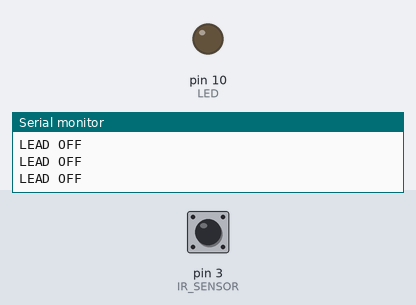
This sketch was run on a simulated Arduino Uno, built with avr-gcc and run on an emulated ATmega328P. Parts: output pins drawn as LEDs (lit = HIGH), the last lines printed to the serial monitor. Dashed ring = blinking. Inputs (shaded band) come from the test bench; at power-on: pin 3 (IR_SENSOR) HIGH.

Above: at 1.2 s.
1.3 s: pin 3 (IR_SENSOR) driven LOW
At 1.6 s:
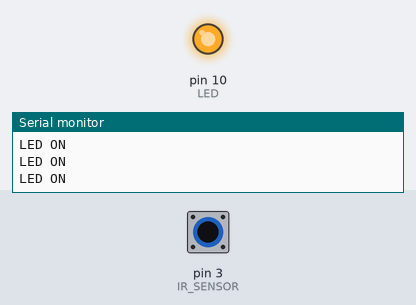
2.8 s: pin 3 (IR_SENSOR) driven HIGH
At 4.0 s:
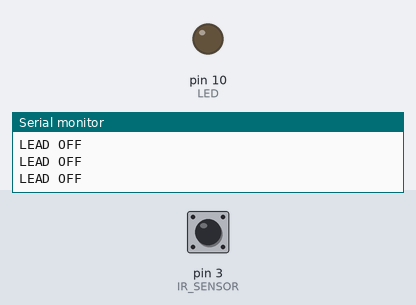
5.8 s: pin 3 (IR_SENSOR) pulsed LOW 2 times (0.12 s each, 0.3 s apart)
At 6.16 s:
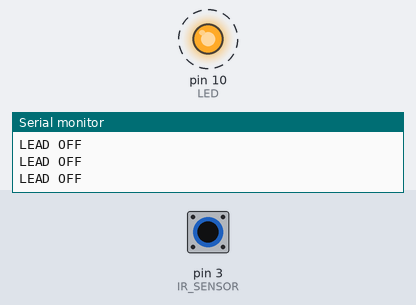
9.4 s: pin 3 (IR_SENSOR) pulsed LOW 2 times (0.12 s each, 0.3 s apart)
At 11.0 s:
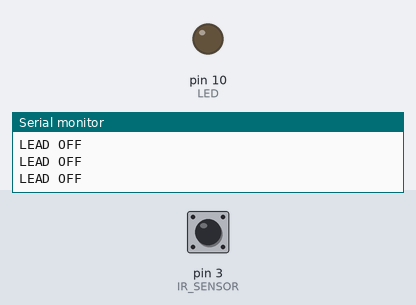
Timing chart, 0 to 12.5 s (numbered marks = the images above; inputs shaded):
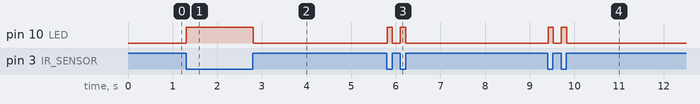

The sketch:

ir_switch-new.ino
```cpp
int l;

void setup() {
  // put your setup code here, to run once:
  pinMode(10,OUTPUT); //LED
  pinMode(3,INPUT); //IR SENSOR
  Serial.begin(9600);

}

void loop() {
  // put your main code here, to run repeatedly:
  l=digitalRead(3);

  if(l==LOW){ //OBJ DETECTED i.e = 0
    digitalWrite(10,HIGH);
    Serial.println("LED ON");
  }
  else{ //obj not detected i.e =1
    digitalWrite(10,LOW);
    Serial.println("LEAD OFF");
  }

}
```

Measured:
- after the input at 1.3 s, pin 10 (LED): LOW → HIGH at once
- after the input at 2.8 s, pin 10 (LED): HIGH → LOW at once
- after the input at 5.8 s, pin 10 (LED): alternates HIGH for 0.12 s and LOW for 0.18 s, 4 changes in all, then stays LOW, starting at once
- after the input at 9.4 s, pin 10 (LED): alternates HIGH for 0.12 s and LOW for 0.18 s, 4 changes in all, then stays LOW, starting at once
